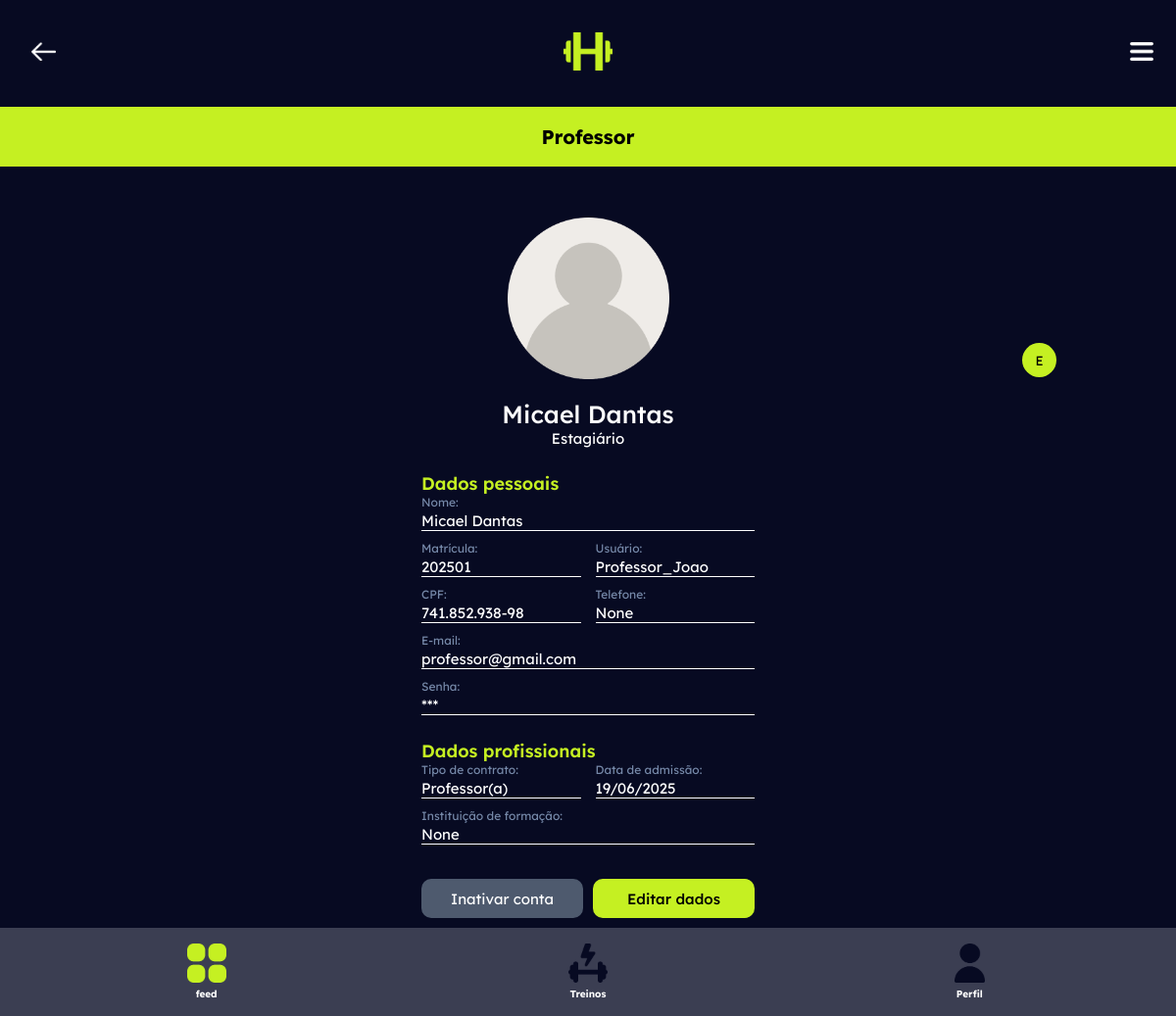
The page /professor/202501/ (signed in) on the database its author committed.
### habitusapp/models/Professor.py (models this page shows, shortened)
class Professor(models.Model):
    class Tipo_Trabalho(models.TextChoices):
        PROFESSOR = 'Professor(a)', 'Professor(a)'
    class NivelChoices(models.TextChoices):
        INICIANTE = 'Iniciante', 'Iniciante'
        INTERMEDIARIO = 'Intermediário', 'Intermediário'
        AVANCADO = 'Avançado', 'Avançado'
    class ObjetivoChoices(models.TextChoices):
        GANHODEMASSA = 'Ganho de Massa', 'Ganho de Massa'
        PERDADEPESO = 'Perda de peso', 'Perda de peso'
        SAUDE = 'Saúde', 'Saúde'
        OUTRO = 'Outro', 'Outro'
    user = models.OneToOneField(User, on_delete=models.CASCADE)
    matricula = models.CharField(max_length=20, primary_key=True, editable=False, unique=True)
    foto_perfil = models.ImageField(null=True, blank=True, upload_to='foto-perfil-professor/')
    nome = models.CharField(max_length=100)
    cpf = models.CharField(max_length=14, unique=True)
    data_nasc = models.DateField()
    email = models.EmailField(unique=True)
    telefone = models.CharField(max_length=15, blank=True, null=True)
    data_criacao = models.DateTimeField(auto_now_add=True)
    inst_formacao = models.CharField(max_length=100, blank=True, null=True)
    data_admissao = models.DateField()
    tipo_trabalho = models.CharField(
        max_length=20,
        choices=Tipo_Trabalho.choices,
        default=Tipo_Trabalho.PROFESSOR
    )
    peso = models.FloatField(blank=True, null=True)
    altura = models.FloatField(blank=True, null=True)
    nivel = models.CharField(
        max_length=20,
        choices=NivelChoices.choices,
        blank=True, null=True
    )
    objetivo = models.CharField(
        max_length=20,
        choices=ObjetivoChoices.choices,
        blank=True, null=True
    )
    cintura = models.FloatField(blank=True, null=True)
    abdomen = models.FloatField(blank=True, null=True)
    torax = models.FloatField(blank=True, null=True)
    quadril = models.FloatField(blank=True, null=True)
    coxa_direita = models.FloatField(blank=True, null=True)
    coxa_esquerda = models.FloatField(blank=True, null=True)
    panturrilha_direita = models.FloatField(blank=True, null=True)
    panturrilha_esquerda = models.FloatField(blank=True, null=True)
    braco_direito = models.FloatField(blank=True, null=True)
    braco_esquerdo = models.FloatField(blank=True, null=True)
    tricipital = models.FloatField(blank=True, null=True)
    subescapular = models.FloatField(blank=True, null=True)
    axilar_media = models.FloatField(blank=True, null=True)
    suprailiaca = models.FloatField(blank=True, null=True)
    abdominal = models.FloatField(blank=True, null=True)
    coxa = models.FloatField(blank=True, null=True)
    panturrilha= models.FloatField(blank=True, null=True)

### habitusapp/views/viewsAdmin.py (the view)
# urls.py: path('professor/<int:pk>/', viewsAdmin.professor, name='professor'),
@login_required
def professor(request, pk):
    professor = get_object_or_404(Professor, pk=pk)
    return render(request, 'PagsAdmin/professor.html', {'professor': professor})

### habitusapp/templates/PagsAdmin/professor.html (shortened to what this page needs)
{% load static %}
<!DOCTYPE html>
<html lang="pt-br">
<head>
    <link rel="stylesheet" href="{% static 'css/admin/professor.css' %}">
</head>
<body>
    <header>
        <div class="seta-voltar">
            <a href="javascript:history.back()">
                <img src="{% static 'icones-site/seta-voltar.png' %}" alt="Ícone seta voltar">
            </a>
        </div>
        <div class="logo-h">
          <a href="{% url 'feed' %}"><img src="{% static 'icones-site/logo-h.png' %}" alt="Logo Habitus"></a>
        </div>
        <div class="menu-icon" onclick="toggleMenu()">
          <img id="menu-icon" src="{% static 'icones-site/menu-lateral.png' %}" alt="Abrir Menu">
        </div>
    </header>
    <main>
    <section class="nome-pagina">
        <h1>Professor</h1>
    </section>
    <section class="container">
        {% if perfil.foto_perfil %}
            <img src="{{ professor.foto_perfil.url }}" alt="Foto de Perfil">
        {% else %}
            <img src="{% static 'icones-site/sem-foto.png' %}" alt="Foto de Perfil Padrão">
        {% endif %}
        <a><button class="ed_foto">E</button></a>
        <h2>{{ professor.nome }}</h2>
        <p>Estagiário</p>
        <section class="dados-pessoais">
            <h3>Dados pessoais</h3>
            <p>Nome: </p>
            <p>{{ professor.nome }}</p>
            <div>
                <div>
                    <p>Matrícula: </p>
                    <p>{{ professor.matricula }}</p>
                </div>
                <div>
                    <p>Usuário: </p>
                    <p>{{ professor.user }}</p>
                </div>
            </div>
            <div>
                <div>
                    <p>CPF: </p>
                    <p>{{ professor.cpf }}</p>
                </div>
                <div>
                    <p>Telefone: </p>
                    <p>{{ professor.telefone }}</p>
                </div>
            </div>
            <p>E-mail: </p>
            <p>{{ professor.email }}</p>
            <p>Senha: </p>
            <p> *** </p>
        </section>
        <section class="dados-profissionais">
            <h3>Dados profissionais</h3>
            <div>
                <div>
                    <p>Tipo de contrato: </p>
                    <p>{{ professor.get_tipo_trabalho_display }}</p>
                </div>
                <div>
                    <p>Data de admissão: </p>
                    <p>{{ professor.data_admissao|date:"d/m/Y" }}</p>
                </div>
            </div>
            <p>Instituição de formação: </p>
            <p>{{ professor.inst_formacao }}</p>
        </section>
        <div class="botoes">
            <a><button class="inativar">Inativar conta</button></a>
            <a><button class="editar">Editar dados</button></a>
        </div>
    </section>
    <menu>
        <div>
            <a href="{% url 'feed' %}">
                <img src="{% static 'icones-site/feed-icon-verde.png' %}" alt="Logo feed">
                <h3>feed</h3>
            </a>
        </div>
        <div>
            <a href="{% url 'treinos' %}">
                <img src="{% static 'icones-site/treino-icon-preta.png' %}" alt="icone treino">
                <h3>Treinos</h3>
            </a>
        </div>
        <div>
            <a href="{% url 'perfil' %}">
                <img src="{% static 'icones-site/perfil-icon-preta.png' %}" alt="Logo perfil">
                <h3>Perfil</h3>
            </a>
        </div>
    </main>
</body>
</html>

### devadmin/static/css/admin/professor.css (style rules this page uses)
* { margin:0 auto; font-family: 'Lexend Deca', sans-serif; }
body { margin-top: 109px; background-color: #070A22; }
header { background-color: #070A22; padding: 2em; display: flex; align-items: center; justify-content:center; position: fixed; top: 0; left: 0; right: 0; height: 45px; }
.logo-h { position: absolute; left: 50%; transform: translateX(-50%); }
.logo-h img { width: 50px; cursor: pointer; }
.seta-voltar img { width: 25px; }
.seta-voltar { margin-left: 0 ; }
.menu-icon img { width:30px; cursor: pointer; }
.menu-icon { position: absolute; right: 20px; }
section.nome-pagina { background-color: #C5F022; text-align: center; display: flex; height: 61px; justify-content: center; align-items: center; flex-shrink: 0; }
h1 { font-size: 20px; margin:0; }
.container { margin-top: 2em; max-width: 340px; width: 100%; }
.container h2 { color: white; font-size: 16px; font-style: normal; font-weight: 500; line-height: normal; text-align: center; margin-bottom: 13px; }
menu { display: flex; justify-content: space-between; align-items: center; background-color: #3B3E52; padding: 1em; position: fixed; bottom: 0; left: 0; right: 0; }
menu img { margin-bottom: 5px; cursor: pointer; width: 40px; height: 40px; object-fit: contain; }
menu div a { font-size: 25px; color:white ; text-decoration: none; display: grid; align-items: center; }
h3 { font-size: 10px; color: #FFF; font-weight: 700; line-height: normal; font-style: normal; }
main { padding-bottom: 100px; }
.container img:first-child { margin: 0 auto; padding:20px; text-align: center; display: flex; justify-content: center; width: 165px; height: 165px; }
.ed_foto { width: 35px; height: 35px; position: absolute; background-color: #C5F022; border-style: none; border-radius: 40px; top: 350px; right: 122px; }
.container h2 { font-size: 25px; margin: 0px 0px 0px 0px; }
.container p { color: #FFF; text-align: center; font-weight: 400; font-size: 15px; }
.container > section > h3 { font-size: 18px; font-weight: 600; color:#C5F022; }
.dados-pessoais { width: 340px; margin-top: 25px; }
.dados-pessoais p { text-align: left; }
.dados-pessoais p:nth-child(even) { color: #7689A9; font-size: 12px; margin-bottom: 2px; }
.dados-pessoais p:nth-child(odd) { color: #FFF; font-size: 15px; border-bottom: #FFF 1px solid; margin-bottom: 10px; }
.dados-pessoais > div { display: flex; justify-content: space-between; gap: 15px; }
.dados-pessoais > div > div { width: 50%; text-align: left; }
.dados-pessoais > div > div p:nth-child(even) { width: 162.5px; color: #FFF; font-size: 15px; border-bottom: #FFF 1px solid; margin-bottom: 10px; }
.dados-pessoais > div > div p:nth-child(odd) { width: 162.5px; color: #7689A9; font-size: 12px; border-bottom: none; margin-bottom: 2px; }
.dados-profissionais { width: 340px; margin-top: 25px; margin-bottom: 35px; }
.dados-profissionais p { text-align: left; }
.dados-profissionais p:nth-child(odd) { color: #7689A9; font-size: 12px; margin-bottom: 2px; }
.dados-profissionais p:nth-child(even) { color: #FFF; font-size: 15px; border-bottom: #FFF 1px solid; margin-bottom: 10px; }
.dados-profissionais > div { display: flex; justify-content: space-between; gap: 15px; }
.dados-profissionais > div > div { width: 50%; text-align: left; }
.botoes { width: 340px; display: flex; justify-content:space-between; gap: 10px; }
.botoes button { font-size: 15px; width: 165px; height: 40px; border-style: none; border-radius: 10px; }
.inativar { background-color: #4E5A6E; color: #FFF; }
.editar { background-color: #C5F022; color: #000; font-weight: 500; }

### rows shown on the page
Professor: nome "Micael Dantas", matricula "202501", user "Professor_Joao", cpf "741.852.938-98", telefone "None", email "professor@gmail.com", tipo_trabalho "Professor(a)", data_admissao "19/06/2025", inst_formacao "None"
